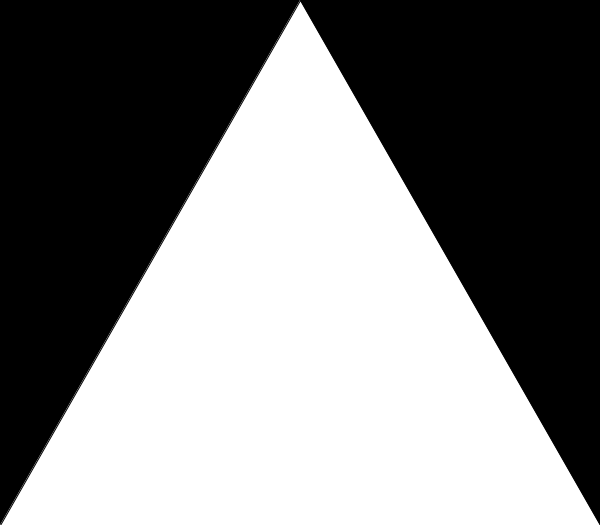
Frame 1 (no input)
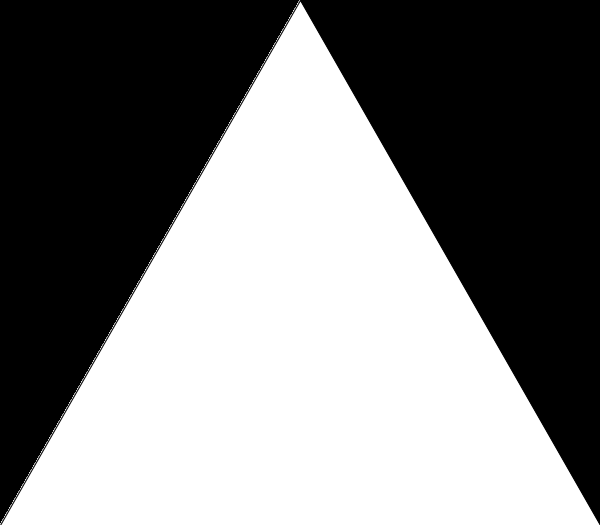
Frame 60 (the mouse pressed at the canvas centre just before this capture)
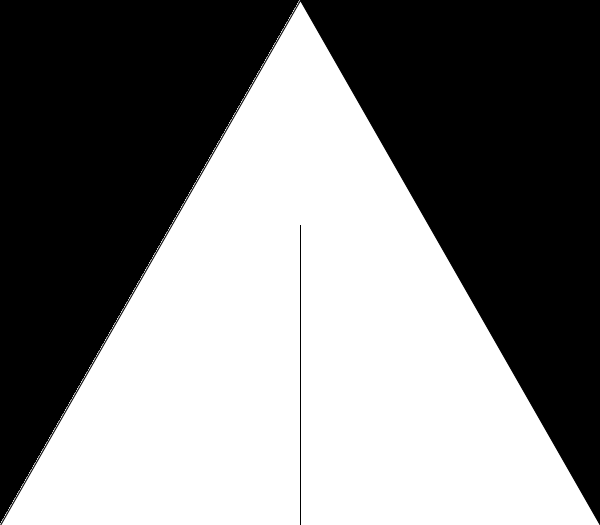
Frame 120 (the mouse held since frame 60 and released just before this capture)

The Processing sketch that drew these frames (run headless with seeded random() and noise(); from frame 60 on, the mouse is pressed at the canvas centre):

// Processing sketch: processing_168560
// ── processing_168560.pde

void setup ()
{
  size (600,525);
  background (0);
  smooth ();
  fill (255);
}

void draw ()
{
  rectMode (CENTER);
  triangle (0+mouseX,525-mouseX,
            600-mouseX,525-mouseX,300,0+mouseX);
  triangle (0+mouseX,0+525,
            600-mouseX,0+525,300,525-mouseX);  
}
